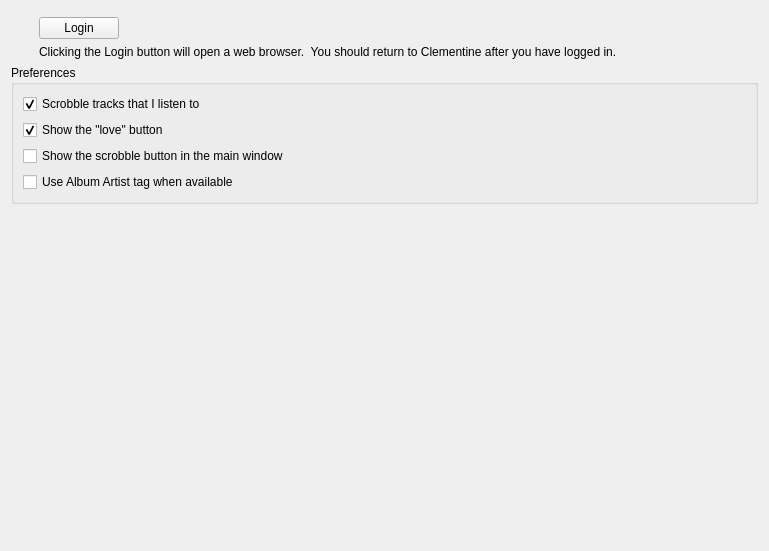
<?xml version="1.0" encoding="UTF-8"?>
<ui version="4.0">
 <class>LastFMSettingsPage</class>
 <widget class="QWidget" name="LastFMSettingsPage">
  <property name="geometry">
   <rect>
    <x>0</x>
    <y>0</y>
    <width>769</width>
    <height>551</height>
   </rect>
  </property>
  <property name="windowTitle">
   <string>Last.fm</string>
  </property>
  <layout class="QVBoxLayout" name="verticalLayout_2">
   <item>
    <widget class="LoginStateWidget" name="login_state" native="true"/>
   </item>
   <item>
    <widget class="QWidget" name="login_container" native="true">
     <layout class="QVBoxLayout" name="verticalLayout_3">
      <property name="leftMargin">
       <number>28</number>
      </property>
      <property name="topMargin">
       <number>0</number>
      </property>
      <property name="bottomMargin">
       <number>0</number>
      </property>
      <item>
       <layout class="QHBoxLayout" name="horizontalLayout_2">
        <item>
         <widget class="QPushButton" name="login">
          <property name="text">
           <string>Login</string>
          </property>
         </widget>
        </item>
        <item>
         <spacer name="horizontalSpacer_2">
          <property name="orientation">
           <enum>Qt::Horizontal</enum>
          </property>
          <property name="sizeHint" stdset="0">
           <size>
            <width>40</width>
            <height>20</height>
           </size>
          </property>
         </spacer>
        </item>
       </layout>
      </item>
      <item>
       <widget class="QLabel" name="label_2">
        <property name="text">
         <string>Clicking the Login button will open a web browser.  You should return to Clementine after you have logged in.</string>
        </property>
        <property name="wordWrap">
         <bool>true</bool>
        </property>
       </widget>
      </item>
     </layout>
    </widget>
   </item>
   <item>
    <widget class="QGroupBox" name="groupBox_2">
     <property name="title">
      <string>Preferences</string>
     </property>
     <layout class="QVBoxLayout" name="verticalLayout">
      <item>
       <widget class="QCheckBox" name="scrobble">
        <property name="text">
         <string>Scrobble tracks that I listen to</string>
        </property>
        <property name="checked">
         <bool>true</bool>
        </property>
       </widget>
      </item>
      <item>
       <widget class="QCheckBox" name="love_ban_">
        <property name="text">
         <string>Show the &quot;love&quot; button</string>
        </property>
        <property name="checked">
         <bool>true</bool>
        </property>
       </widget>
      </item>
      <item>
       <widget class="QCheckBox" name="scrobble_button">
        <property name="text">
         <string>Show the scrobble button in the main window</string>
        </property>
       </widget>
      </item>
      <item>
       <widget class="QCheckBox" name="prefer_albumartist">
        <property name="text">
         <string>Use Album Artist tag when available</string>
        </property>
       </widget>
      </item>
     </layout>
    </widget>
   </item>
   <item>
    <spacer name="verticalSpacer">
     <property name="orientation">
      <enum>Qt::Vertical</enum>
     </property>
     <property name="sizeType">
      <enum>QSizePolicy::MinimumExpanding</enum>
     </property>
     <property name="sizeHint" stdset="0">
      <size>
       <width>20</width>
       <height>40</height>
      </size>
     </property>
    </spacer>
   </item>
  </layout>
 </widget>
 <customwidgets>
  <customwidget>
   <class>LoginStateWidget</class>
   <extends>QWidget</extends>
   <header>widgets/loginstatewidget.h</header>
   <container>1</container>
  </customwidget>
 </customwidgets>
 <tabstops>
  <tabstop>scrobble</tabstop>
  <tabstop>love_ban_</tabstop>
  <tabstop>scrobble_button</tabstop>
 </tabstops>
 <resources/>
 <connections/>
</ui>
